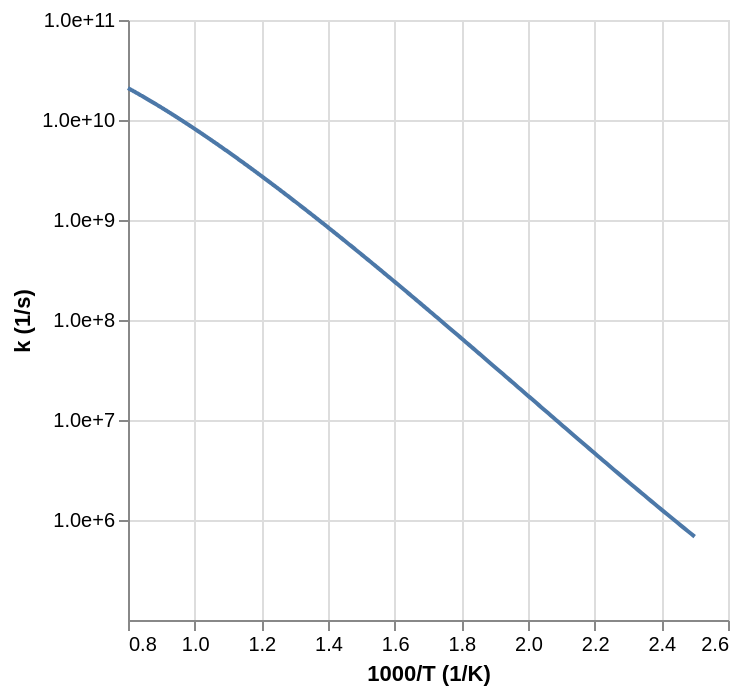

Write notebook code for a chart like this one.
### Code cell
import automech
from mechdriver.subtasks import display

chan = "1: 4"

# TRANSITION STATE
#   - Read in expanded mechanism
mech_path = util.p_.mechanism(tag, ext="json", path=util.p_.data(root_path))
mech = automech.io.read(mech_path)

#   - Display the reaction
automech.display_reactions(mech, chans=[chan])

### Figure 1 — Vega-Lite specification as saved in the notebook (floating-point values rounded to 4 significant figures; data arrays with more than 128 entries replaced by an {"elided": "..."} marker saying what was removed)
{"config": {"view": {"continuousWidth": 300, "continuousHeight": 300}}, "data": {"name": "data-498e326d2b2e8db635c846969a4952bb"}, "mark": {"type": "line"}, "encoding": {"x": {"field": "x", "title": "1000/T (1/K)", "type": "quantitative"}, "y": {"axis": {"format": ".1e", "values": [1000000, 10000000, 100000000, 1000000000, 10000000000, 100000000000]}, "field": "value", "scale": {"type": "log"}, "title": "k (1/s)", "type": "quantitative"}}, "transform": [{"fold": ["This work"]}], "$schema": "https://vega.github.io/schema/vega-lite/v5.20.1.json", "datasets": {"data-498e326d2b2e8db635c846969a4952bb": {"elided": "500 records"}}}
